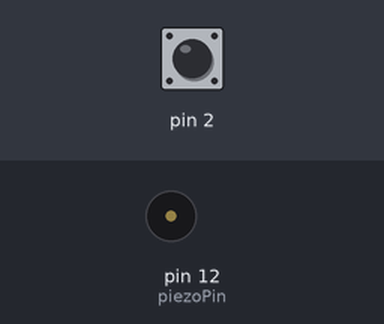
A sketch run on a simulated Arduino Uno, built with avr-gcc and run on an emulated ATmega328P. On the bench: buzzer (waves = sounding). The test bench sets the inputs (shaded band); at power-on: pin 2 HIGH.

Above: at 1.2 s.
1.3 s: pin 2 pulled LOW for 0.15 s
At 1.42 s:
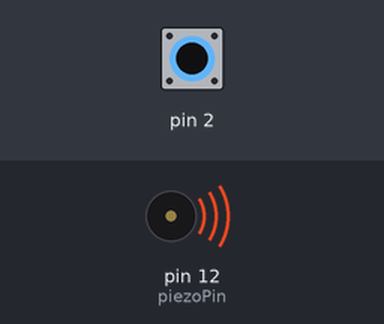
Timing chart, 0 to 10.4 s (numbered marks = the images above; inputs shaded):
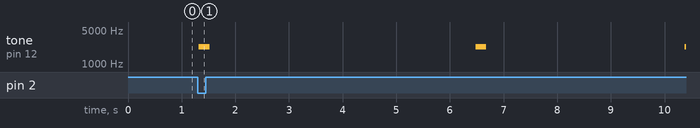

The sketch:

infinityTouchRecorder.ino
```cpp
// import the library (must be located in the Arduino/libraries directory)
#include <CapacitiveSensor.h>

// program is based on project 13 with hardware modifications. It's using a piezo (speaker) instead of led light
// The program will logg all the sensor inputs into an array and when it's filled MAX_SIZE it replays the recording to the user
// for infinity.

// MAX_SIZE is the Array's maximum size
#define MAX_SIZE 50

// create an instance of the library
// pin 4 sends electrical energy
// pin 2 senses senses a change
CapacitiveSensor capSensor = CapacitiveSensor(4, 2);

// threshold will filter out alot of noise it's important because the array will be filled with tiny small noises that can't be heard.
// threshold for turning the piezo on
int threshold = 50;

// pin the PIEZO is connected to
const int piezoPin = 12;

long sensorValue = 0;
long sensorArray[MAX_SIZE] = {0};
int i = 0;

/*
*  RadioMachine Function takes an int as input and plays it on the Piezo
*/
void radioMachine(int arrVal)
{
    if (arrVal > threshold) {
      tone(piezoPin,arrVal);
    }
    // if it's lower than the threshold (NOISE).
    // don't play when threshold is under definded 50.
    else {
        noTone(piezoPin);
    }
}

void setup() {
  // open a serial connection
  Serial.begin(9600);
  // set the piezoPin as an output
  pinMode(piezoPin, OUTPUT);

}

/*
 * Main loop of the program that add sensor data and replays it indefinately.
 */
void loop()
{
  // Add sensor data into SensorArray and store it and play it Live so you know what your recording.
  for(i=0; i <= MAX_SIZE; i++){
    sensorArray[i] = capSensor.capacitiveSensor(15);
    radioMachine(sensorArray[i]);
    delay(100);}
  // Playback some of the recorded input.
  for(i=0;i <= MAX_SIZE; i++){
    radioMachine(sensorArray[i]);
    delay(100);}
  delay(100);
}
```
